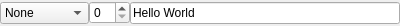
<?xml version="1.0" encoding="UTF-8"?>
<ui version="4.0">
 <class>Actions</class>
 <widget class="QWidget" name="Actions">
  <property name="geometry">
   <rect>
    <x>0</x>
    <y>0</y>
    <width>400</width>
    <height>26</height>
   </rect>
  </property>
  <property name="sizePolicy">
   <sizepolicy hsizetype="Preferred" vsizetype="Minimum">
    <horstretch>0</horstretch>
    <verstretch>0</verstretch>
   </sizepolicy>
  </property>
  <property name="maximumSize">
   <size>
    <width>16777215</width>
    <height>26</height>
   </size>
  </property>
  <property name="windowTitle">
   <string>Form</string>
  </property>
  <layout class="QHBoxLayout" name="horizontalLayout">
   <property name="spacing">
    <number>0</number>
   </property>
   <property name="leftMargin">
    <number>0</number>
   </property>
   <property name="topMargin">
    <number>0</number>
   </property>
   <property name="rightMargin">
    <number>0</number>
   </property>
   <property name="bottomMargin">
    <number>0</number>
   </property>
   <item>
    <widget class="QComboBox" name="action">
     <item>
      <property name="text">
       <string>None</string>
      </property>
     </item>
     <item>
      <property name="text">
       <string>GoHome</string>
      </property>
     </item>
     <item>
      <property name="text">
       <string>Print</string>
      </property>
     </item>
     <item>
      <property name="text">
       <string>TakeOff</string>
      </property>
     </item>
     <item>
      <property name="text">
       <string>Task Jump</string>
      </property>
     </item>
     <item>
      <property name="text">
       <string>End</string>
      </property>
     </item>
    </widget>
   </item>
   <item>
    <widget class="QSpinBox" name="numberField"/>
   </item>
   <item>
    <widget class="QLineEdit" name="stringField">
     <property name="text">
      <string>Hello World</string>
     </property>
    </widget>
   </item>
  </layout>
 </widget>
 <resources/>
 <connections/>
</ui>
